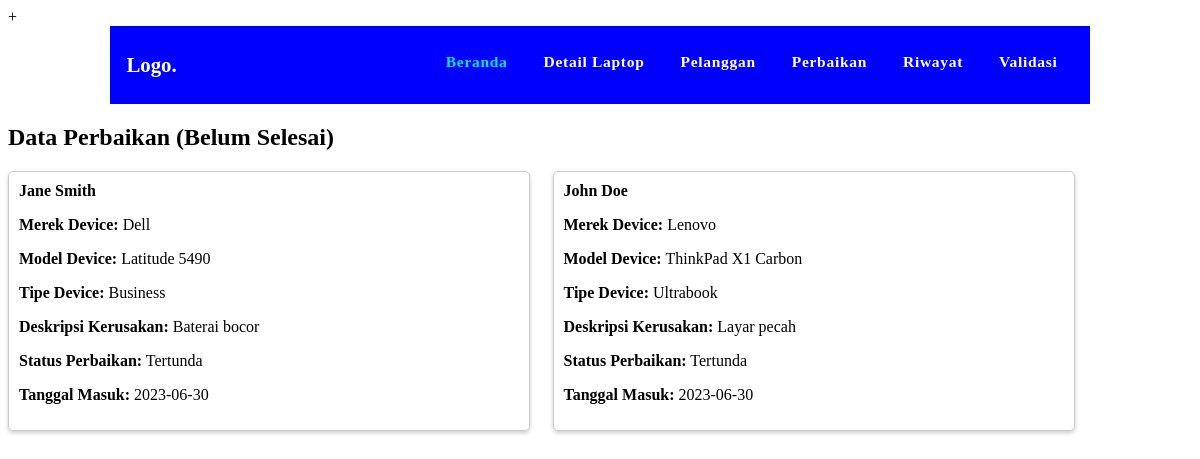
The page /servD/admin/index.php on the database as committed earlier.
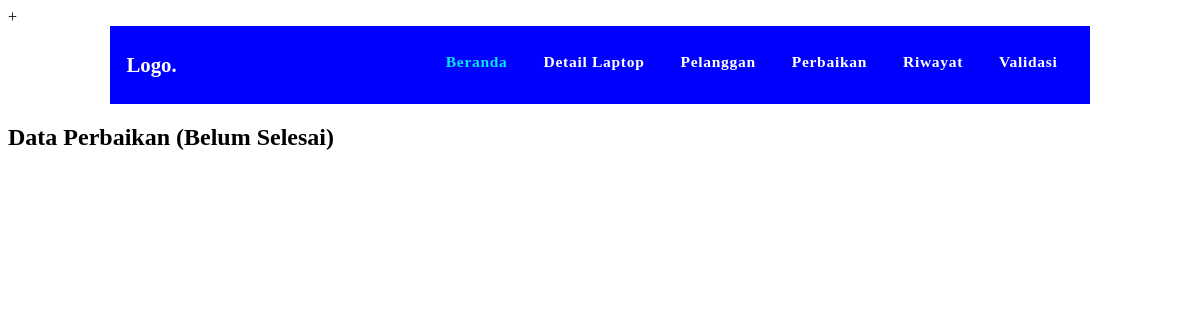
The same page on the database as committed later.
### tables this page shows
CREATE TABLE `perbaikan` (
  `id_perbaikan` int(10) NOT NULL,
  `id_user` int(10) DEFAULT NULL,
  `id_device` int(10) DEFAULT NULL,
  `desk_kerusakan` text DEFAULT NULL,
  `status` varchar(20) DEFAULT NULL,
  `tanggal_masuk` date DEFAULT NULL,
  `estimasi` date DEFAULT NULL
);

CREATE TABLE `pelanggan` (
  `id_user` int(10) NOT NULL,
  `nama` varchar(25) DEFAULT NULL,
  `alamat` varchar(50) DEFAULT NULL,
  `NomorKontak` int(12) DEFAULT NULL,
  `Email` varchar(25) DEFAULT NULL,
  `username` char(10) DEFAULT NULL,
  `katasandi` char(12) DEFAULT NULL,
  `peran` char(10) DEFAULT NULL
);

CREATE TABLE `device` (
  `id_device` int(10) NOT NULL,
  `merek` varchar(25) DEFAULT NULL,
  `model` varchar(25) DEFAULT NULL,
  `tipe` varchar(25) DEFAULT NULL,
  `deskripsi` text DEFAULT NULL,
  `SN` int(8) DEFAULT NULL
);

### servD/admin/detail_perbaikan.php (the view, shortened to what this page needs)
<?php
    include "../koneksi.php";
    $query = "SELECT Pelanggan.nama AS 'Nama Pelanggan', Device.merek AS 'Merek Device', Device.model AS 'Model Device', Device.tipe AS 'Tipe Device', Perbaikan.desk_kerusakan AS 'Deskripsi Kerusakan', Perbaikan.status AS 'Status Perbaikan', Perbaikan.tanggal_masuk AS 'Tanggal Masuk'
    FROM Pelanggan
    JOIN Perbaikan ON Pelanggan.id_user = Perbaikan.id_user
    JOIN Device ON Perbaikan.id_device = Device.id_device
    WHERE Perbaikan.status != 'Selesai'
    ORDER BY Pelanggan.nama ASC";
    $sql = mysqli_query($link, $query);
?>
<html>
<head>
    <link rel="stylesheet" href="style.css">
</head>
<body>
    <h2>Data Perbaikan (Belum Selesai)</h2>
    <div class="grid-container">
        <?php while ($row = mysqli_fetch_assoc($sql)) { ?>
            <div class="card">
                <div class="card-header"><?php echo $row['Nama Pelanggan']; ?></div>
                <div class="card-content">
                    <p><strong>Merek Device:</strong> <?php echo $row['Merek Device']; ?></p>
                    <p><strong>Model Device:</strong> <?php echo $row['Model Device']; ?></p>
                    <p><strong>Tipe Device:</strong> <?php echo $row['Tipe Device']; ?></p>
                    <p><strong>Deskripsi Kerusakan:</strong> <?php echo $row['Deskripsi Kerusakan']; ?></p>
                    <p><strong>Status Perbaikan:</strong> <?php echo $row['Status Perbaikan']; ?></p>
                    <p><strong>Tanggal Masuk:</strong> <?php echo $row['Tanggal Masuk']; ?></p>
                </div>
            </div>
        <?php } ?>
    </div>
    <br><br>
</body>
</html>

Rows that differ between the two databases and show on the page:
removed perbaikan: id_user.nama "Jane Smith", id_device.merek "Dell", id_device.model "Latitude 5490", id_device.tipe "Business", desk_kerusakan "Baterai bocor", status "Tertunda", tanggal_masuk "2023-06-30"
removed perbaikan: id_user.nama "John Doe", id_device.merek "Lenovo", id_device.model "ThinkPad X1 Carbon", id_device.tipe "Ultrabook", desk_kerusakan "Layar pecah", status "Tertunda", tanggal_masuk "2023-06-30"
